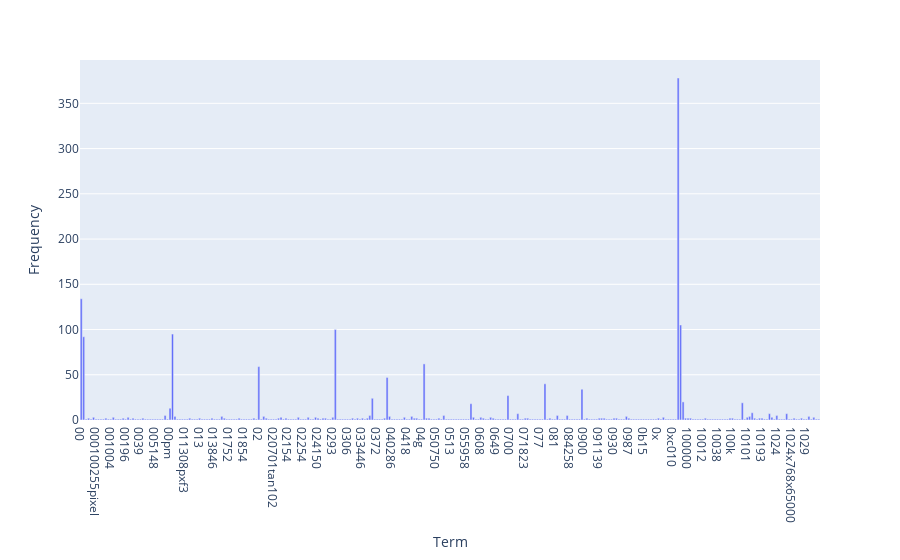

This figure's notebook cell:
### Markdown cell above
### >>> **Exercise 12 (take home):**
If you want a nicer interactive visualization here, I would encourage you try to install and use plotly to achieve this.

### Code cell
# Answer here
data = pd.DataFrame({
    'Term': count_vect.get_feature_names_out()[:300],
    'Frequency': term_frequencies[:300]
})

fig = px.bar(data, x='Term', y='Frequency')

# OR
# fig = px.bar(x=count_vect.get_feature_names_out()[:300], 
#              y=term_frequencies[:300],)

fig.show()

### Figure 1 — Plotly figure (JSON) as saved in the notebook; plotly's stock layout.template omitted (floating-point values rounded to 4 significant figures; data arrays with more than 128 entries replaced by an {"elided": "..."} marker saying what was removed)
{"data": [{"hovertemplate": "Term=%{x}<br>Frequency=%{y}<extra></extra>", "legendgroup": "", "marker": {"color": "#636efa", "pattern": {"shape": ""}}, "name": "", "orientation": "v", "showlegend": false, "textposition": "auto", "type": "bar", "x": {"elided": "300 str values"}, "xaxis": "x", "y": {"elided": "300 int values"}, "yaxis": "y"}], "layout": {"barmode": "relative", "legend": {"tracegroupgap": 0}, "margin": {"t": 60}, "xaxis": {"anchor": "y", "domain": [0, 1], "title": {"text": "Term"}}, "yaxis": {"anchor": "x", "domain": [0, 1], "title": {"text": "Frequency"}}}}
